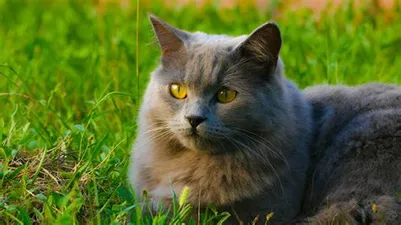
#> input picture photos/cat.webp, 401 x 225 px
$ python transformations.py
#> lines starting #> are read from the running program, lines starting #| are printed output that depends on the picture

import cv2 as cv
import numpy as np

img = cv.imread('photos/cat.webp')
#> img is the input picture: shape (225, 401, 3); mean B, G, R 40.1, 106.4, 88.2

cv.imshow('cat', img)

# Translation
def translate(img, x,y):
#> called with x = 100, y = -100
    transMat= np.float32([[1,0,x],[0,1,y]])
    dimensions = (img.shape[1], img.shape[0])
#> dimensions = (401, 225)
    return cv.warpAffine(img, transMat, dimensions)
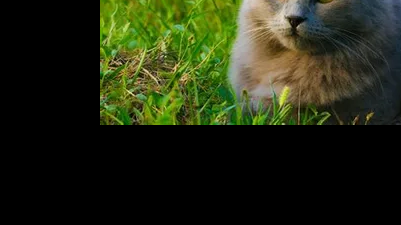
#> returned value: shape (225, 401, 3); mean of channels 0, 1, 2 19, 41.6, 35.6; drawn as B, G, R


# -x --> left
# -y --> up
# x --> right
# y --> down


translated = translate(img, 100,-100)
cv.imshow('translated', translated)


# rotation
def rotate(img, angle, rotPoint=None):
#> called with angle = 45
    (height,width) = img.shape[:2]
#> height = 225; width = 401

    if rotPoint is None:
        rotPoint = (width//2, height//2)
#> rotPoint = (200, 112)

    rotMat =cv.getRotationMatrix2D(rotPoint,angle,1.0)
    dimensions = (width,height)
#> dimensions = (401, 225)


    return cv.warpAffine(img, rotMat, dimensions)
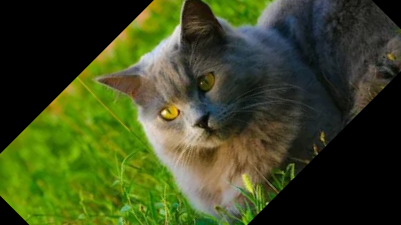
#> returned value: shape (225, 401, 3); mean of channels 0, 1, 2 31.8, 72.5, 61.3; drawn as B, G, R

rotated = rotate(img, 45)
cv.imshow('rotated', rotated)


rotated_rotated = rotate(rotated,-45)
#> call 2 of rotate, with angle = -45
#> in rotate (call 2), `return cv.warpAffine(img, rotMat, dimensions)`:
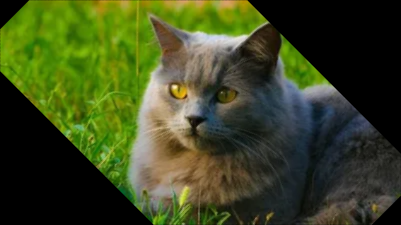
#> returned value: shape (225, 401, 3); mean of channels 0, 1, 2 31.7, 72.4, 61.2; drawn as B, G, R
cv.imshow('rotated_rotated', rotated_rotated)

#resizing
resized = cv.resize(img, (500,500),interpolation=cv.INTER_CUBIC)
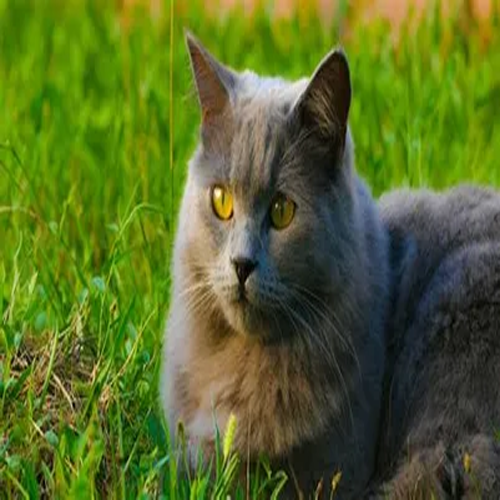
#> resized: shape (500, 500, 3); mean B, G, R 40.2, 106.4, 88.2
cv.imshow('Resized',resized)

#flipping
flip= cv.flip(img, 0)
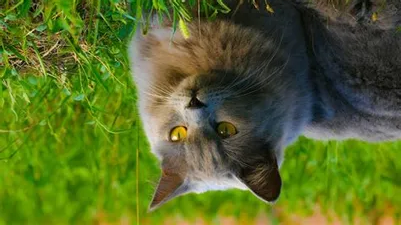
#> flip: shape (225, 401, 3); mean B, G, R 40.1, 106.4, 88.2
cv.imshow('flip', flip)

# crapping
cropped =img[200:400,300:400]
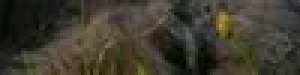
#> cropped: shape (25, 100, 3) (shown 3 times larger); mean B, G, R 46.5, 58.5, 62.3
cv.imshow('Cropped',cropped)


cv.waitKey(0)
